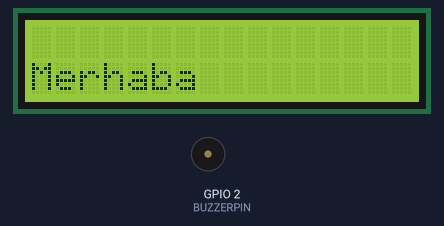
This sketch was run on a simulated ESP8266 (NodeMCU). Shown: 16×2 character LCD, buzzer (waves = sounding, pin HIGH). WiFi joins after 1.5 s; servers stay silent unless stated; uploads are accepted with an empty reply; what the sketch prints to the serial monitor is not drawn.

Above: at 1.6 s.
At 5.6 s:
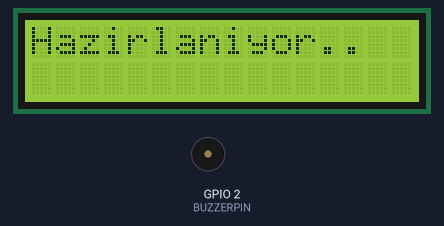
Timing chart, 0 to 27.2 s (numbered marks = the images above):
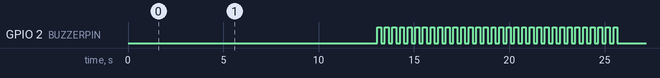

Measured:
- by itself, GPIO 2 (BUZZERPIN): LOW → HIGH at 13.1 s, → LOW 0.20 s later, → HIGH 0.20 s later, → LOW 0.20 s later, … (64 changes in this stretch)
- what the display in image 0 shows lasts 4.0 s, from 1.6 s to 5.6 s

The sketch:

controller_code.ino
```cpp
#include <ESP8266WiFi.h>
#include <WiFiClient.h>
#include <ESP8266WebServer.h>
#include <ArduinoJson.h>
#include <LiquidCrystal_I2C.h>
#define BUZZERPIN 2
const char* ssid = "ahmet";
const char* password = "123456789";
LiquidCrystal_I2C lcd(0x27, 16, 2);
const char* host = "hastatakipsistemi.herokuapp.com";

String globpill;
String globdose;
String globtime;
const int httpsPort = 80;
String line = "";
int buzzflag= 0;
void connectWiFi();
void getResponse();
void parseJSON();
void print2screen(String pill, String dose, String Time);
void buzerror();
void setup(){
Serial.begin(115200);
Serial.println();
pinMode(2, OUTPUT);
connectWiFi();
lcd.init();
  lcd.backlight();
  lcd.setCursor(0,1);
  lcd.print("Merhaba");
  delay(4000);
  print2screen("Hazirlaniyor..","","","");
}
void loop(){

  getResponse();
  parseJSON();
  Serial.println(globdose);
  if(globpill.equals("0"))
  {
    print2screen("Hasta Takip", "Sistemi", "", "");
    buzzflag = 0;

  }
  else
  {
    print2screen(globpill,"Doz: ", globdose,globtime);
    if(buzzflag==0)
    {
      buzzflag=1;
      buzerror();
    }
  }
  delay(2000);
}

void getResponse()
{
  Serial.print("connecting to ");
  Serial.println(host);

  WiFiClient client;

  if (!client.connect(host, 80)) { Serial.println("connection failed"); return;}


  String url = "/api/get.php?user=ahmet&pwd=yalim";
  Serial.print("Requesting URL: ");
  Serial.println(url);

  client.print("GET " + url + " HTTP/1.0\r\n" +
               "Host: " + host + "\r\n" +
               "Connection: close\r\n\r\n");
  delay(500);

  while(client.available()){
     line = client.readStringUntil('\r');
    Serial.println(line);
 }

 Serial.println();
  Serial.println("closing connection");
  delay(500);
}
void buzerror() //BUZZER BEEP FUNCTION
{
    delay(200);
    digitalWrite(BUZZERPIN, HIGH);
    delay(200);
    digitalWrite(BUZZERPIN, LOW);
    delay(200);
    digitalWrite(BUZZERPIN, HIGH);
    delay(200);
    digitalWrite(BUZZERPIN, LOW);
    delay(200);
    digitalWrite(BUZZERPIN, HIGH);
    delay(200);
    digitalWrite(BUZZERPIN, LOW);
    delay(200);
    digitalWrite(BUZZERPIN, HIGH);
    delay(200);
    digitalWrite(BUZZERPIN, LOW);
    delay(200);
    digitalWrite(BUZZERPIN, HIGH);
    delay(200);
    digitalWrite(BUZZERPIN, LOW);
    delay(200);
    digitalWrite(BUZZERPIN, HIGH);
    delay(200);
    digitalWrite(BUZZERPIN, LOW);
    delay(200);
    digitalWrite(BUZZERPIN, HIGH);
    delay(200);
    digitalWrite(BUZZERPIN, LOW);
    delay(200);
    digitalWrite(BUZZERPIN, HIGH);
    delay(200);
    digitalWrite(BUZZERPIN, LOW);
    delay(200);
    digitalWrite(BUZZERPIN, HIGH);
    delay(200);
    digitalWrite(BUZZERPIN, LOW);
    delay(200);
    digitalWrite(BUZZERPIN, HIGH);
    delay(200);
    digitalWrite(BUZZERPIN, LOW);
    delay(200);
    digitalWrite(BUZZERPIN, HIGH);
    delay(200);
    digitalWrite(BUZZERPIN, LOW);
    delay(200);
    digitalWrite(BUZZERPIN, HIGH);
    delay(200);
    digitalWrite(BUZZERPIN, LOW);
    delay(200);
    digitalWrite(BUZZERPIN, HIGH);
    delay(200);
    digitalWrite(BUZZERPIN, LOW);
    delay(200);
    digitalWrite(BUZZERPIN, HIGH);
    delay(200);
    digitalWrite(BUZZERPIN, LOW);
    delay(200);
    digitalWrite(BUZZERPIN, HIGH);
    delay(200);
    digitalWrite(BUZZERPIN, LOW);
    delay(200);
    digitalWrite(BUZZERPIN, HIGH);
    delay(200);
    digitalWrite(BUZZERPIN, LOW);
    delay(200);
    digitalWrite(BUZZERPIN, HIGH);
    delay(200);
    digitalWrite(BUZZERPIN, LOW);
    delay(200);
    digitalWrite(BUZZERPIN, HIGH);
    delay(200);
    digitalWrite(BUZZERPIN, LOW);
    delay(200);
    digitalWrite(BUZZERPIN, HIGH);
    delay(200);
    digitalWrite(BUZZERPIN, LOW);
    delay(200);
    digitalWrite(BUZZERPIN, HIGH);
    delay(200);
    digitalWrite(BUZZERPIN, LOW);
    delay(200);
    digitalWrite(BUZZERPIN, HIGH);
    delay(200);
    digitalWrite(BUZZERPIN, LOW);
    delay(200);
    digitalWrite(BUZZERPIN, HIGH);
    delay(200);
    digitalWrite(BUZZERPIN, LOW);
    delay(200);
    digitalWrite(BUZZERPIN, HIGH);
    delay(200);
    digitalWrite(BUZZERPIN, LOW);
    delay(200);
    digitalWrite(BUZZERPIN, HIGH);
    delay(200);
    digitalWrite(BUZZERPIN, LOW);
    delay(200);
    digitalWrite(BUZZERPIN, HIGH);
    delay(200);
    digitalWrite(BUZZERPIN, LOW);
    delay(200);
    digitalWrite(BUZZERPIN, HIGH);
    delay(200);
    digitalWrite(BUZZERPIN, LOW);
    delay(200);
    digitalWrite(BUZZERPIN, HIGH);
    delay(200);
    digitalWrite(BUZZERPIN, LOW);
    delay(200);
    digitalWrite(BUZZERPIN, HIGH);
    delay(200);
    digitalWrite(BUZZERPIN, LOW);
    delay(200);
    digitalWrite(BUZZERPIN, HIGH);
    delay(200);
    digitalWrite(BUZZERPIN, LOW);
    delay(200);
    digitalWrite(BUZZERPIN, HIGH);
    delay(200);
    digitalWrite(BUZZERPIN, LOW);
    delay(200);
    digitalWrite(BUZZERPIN, HIGH);
    delay(200);
    digitalWrite(BUZZERPIN, LOW);
    delay(200);
    digitalWrite(BUZZERPIN, HIGH);
    delay(200);
    digitalWrite(BUZZERPIN, LOW);
}

void parseJSON()
{
  Serial.print("Parsing...");
 // Serial.println(line);

  StaticJsonBuffer<300> JSONBuffer; //Memory pool
  JsonObject& parsed = JSONBuffer.parseObject(line);   //Parse message

  if (!parsed.success()) {      //Check for errors in parsing

    Serial.println("Parsing failed");
    delay(5000);
    return;

  }

  String pill = parsed["pillname"];
 // Serial.print("Pill Name: ");
 // Serial.println(pill);
  globpill = pill;
  String dose = parsed["dose"];
 // Serial.print("\nDose: ");
 // Serial.println(dose);
  globdose = dose;
  String timee = parsed["time"];
 // Serial.print("\nTime: ");
 // Serial.println(timee);
  globtime = timee;
  Serial.println("Parsing Complete");
  delay(1000);

}

void connectWiFi()
{
  Serial.print("connecting to ");
Serial.println(ssid);
WiFi.begin(ssid, password);
while(WiFi.status() != WL_CONNECTED) {
delay(500);
Serial.print(".");
}
Serial.println("");
Serial.println("WiFi connected");
Serial.println("IP address: ");
Serial.println(WiFi.localIP());
}

void print2screen(String pill,String namee, String dose, String Time) // PRINTS THE MEASUREMENT VALUES TO THE LCD SCREEN
{
  lcd.clear();
  lcd.home();

  lcd.print(pill);
  lcd.setCursor(0,1);
  lcd.print(namee);
  lcd.print(dose);
  lcd.print(" ");
  lcd.print(Time);
 }
```
